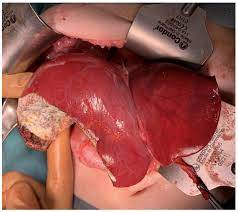
#> input picture 9.jpg, 238 x 212 px
$ python main4.py
#> lines starting #> are read from the running program, lines starting #| are printed output that depends on the picture; after the words box and inside, x2 and y2 are one past the last pixel; in counts of white or black regions, pixels touching at a corner belong together
import cv2

# Načtení obrázku
image = cv2.imread("9.jpg")
#> image is the input picture: shape (212, 238, 3); mean B, G, R 82.7, 89.4, 153.9

# Převedení na černobílý obrázek
gray_image = cv2.cvtColor(image, cv2.COLOR_BGR2GRAY)
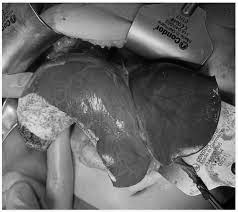
#> gray_image: shape (212, 238); min 0, max 255, mean 107.9

# Aplikace práhování
_, thresholded_image = cv2.threshold(gray_image, 100, 255, cv2.THRESH_BINARY)
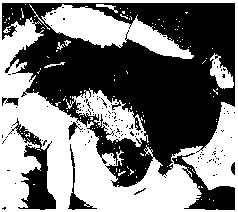
#> thresholded_image: shape (212, 238); 48% white; 133 white regions (124 under 20 px), largest, box (x1, y1, x2, y2) and area: (0, 0, 238, 212) 18107, (41, 4, 194, 59) 3431, (66, 88, 149, 147) 1774

# Zobrazení výsledku
cv2.imshow("Segmented Image", thresholded_image)
cv2.waitKey(0)
cv2.destroyAllWindows()
